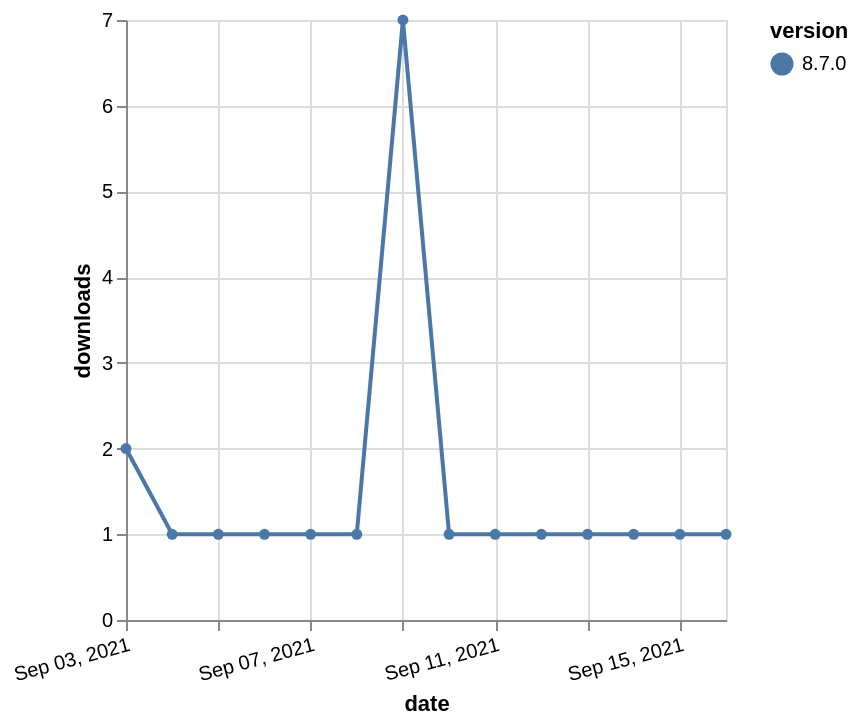

Specify this chart in Vega-Lite:
### Vega-Lite specification from a JSON file in a GitHub repository (floating-point values rounded to 4 significant figures)
{"$schema": "https://vega.github.io/schema/vega-lite/v5.json", "description": "A simple bar chart with embedded data.", "data": {"values": [{"date": "2021-09-03", "total": 522, "delta": 2, "version": "8.7.0"}, {"date": "2021-09-04", "total": 523, "delta": 1, "version": "8.7.0"}, {"date": "2021-09-05", "total": 524, "delta": 1, "version": "8.7.0"}, {"date": "2021-09-06", "total": 525, "delta": 1, "version": "8.7.0"}, {"date": "2021-09-07", "total": 526, "delta": 1, "version": "8.7.0"}, {"date": "2021-09-08", "total": 527, "delta": 1, "version": "8.7.0"}, {"date": "2021-09-09", "total": 534, "delta": 7, "version": "8.7.0"}, {"date": "2021-09-10", "total": 535, "delta": 1, "version": "8.7.0"}, {"date": "2021-09-11", "total": 536, "delta": 1, "version": "8.7.0"}, {"date": "2021-09-12", "total": 537, "delta": 1, "version": "8.7.0"}, {"date": "2021-09-13", "total": 538, "delta": 1, "version": "8.7.0"}, {"date": "2021-09-14", "total": 539, "delta": 1, "version": "8.7.0"}, {"date": "2021-09-15", "total": 540, "delta": 1, "version": "8.7.0"}, {"date": "2021-09-16", "total": 541, "delta": 1, "version": "8.7.0"}]}, "width": "container", "mark": {"type": "line", "point": {"filled": true}}, "encoding": {"x": {"field": "date", "type": "temporal", "timeUnit": "yearmonthdate", "title": "date", "axis": {"labelAngle": -15}}, "y": {"field": "delta", "type": "quantitative", "title": "downloads"}, "color": {"field": "version", "type": "nominal"}, "tooltip": {"field": "delta"}}}
